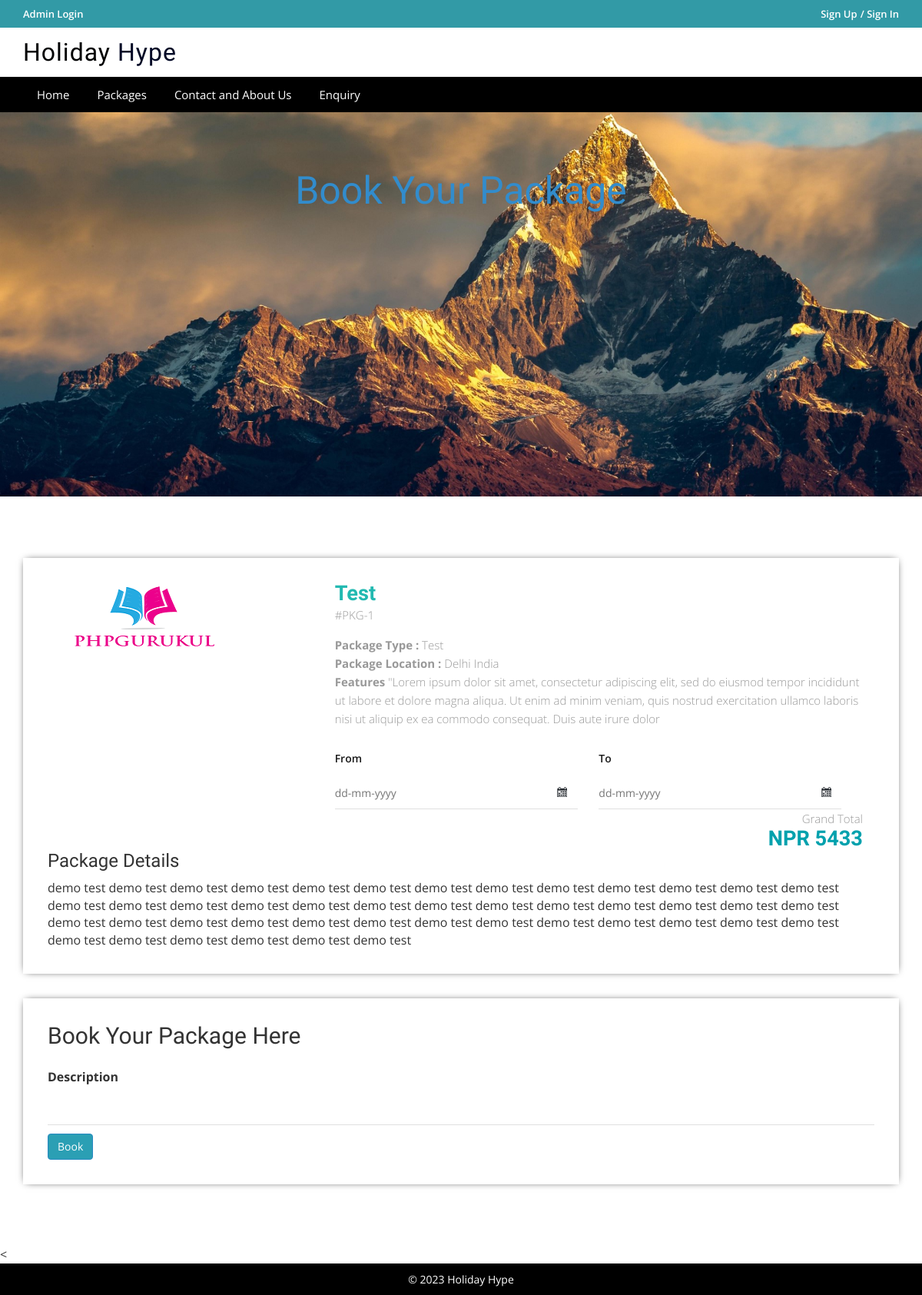
/hype/package-details.php?pkgid=1, run on the app's committed database.
### tables this page shows
CREATE TABLE `tbltourpackages` (
  `PackageId` int(11) NOT NULL,
  `PackageName` varchar(200) DEFAULT NULL,
  `PackageType` varchar(150) DEFAULT NULL,
  `PackageLocation` varchar(100) DEFAULT NULL,
  `PackagePrice` int(11) DEFAULT NULL,
  `PackageFetures` varchar(255) DEFAULT NULL,
  `PackageDetails` mediumtext DEFAULT NULL,
  `PackageImage` varchar(100) DEFAULT NULL,
  `Creationdate` timestamp NULL DEFAULT current_timestamp(),
  `UpdationDate` timestamp NULL DEFAULT NULL ON UPDATE current_timestamp()
);

### hype/package-details.php (the view, shortened to what this page needs)
<?php
include('includes/config.php');
?>
<!DOCTYPE HTML>
<html>
<head>
<link href="css/bootstrap.css" rel='stylesheet' type='text/css' />
<link href="css/style.css" rel='stylesheet' type='text/css' />
<link href="css/font-awesome.css" rel="stylesheet">
<link href="css/animate.css" rel="stylesheet" type="text/css" media="all">
<link rel="stylesheet" href="css/jquery-ui.css" />
</head>
<body>
<?php include('includes/header.php');?>
<div class="banner-3">
	<div class="container">
		<h1 class="wow zoomIn animated animated" data-wow-delay=".5s" style="visibility: visible; animation-delay: 0.5s; animation-name: zoomIn;"> Book Your Package</h1>
	</div>
</div>
<div class="selectroom">
	<div class="container">
<?php
$pid=intval($_GET['pkgid']);
$sql = "SELECT * from tbltourpackages where PackageId=:pid";
$query = $dbh->prepare($sql);
$query -> bindParam(':pid', $pid, PDO::PARAM_STR);
$query->execute();
$results=$query->fetchAll(PDO::FETCH_OBJ);
if($query->rowCount() > 0)
{
foreach($results as $result)
{	?>
<form name="book" method="post">
		<div class="selectroom_top">
			<div class="col-md-4 selectroom_left wow fadeInLeft animated" data-wow-delay=".5s">
				<img src="admin/pacakgeimages/<?php echo htmlentities($result->PackageImage);?>" class="img-responsive" alt="">
			</div>
			<div class="col-md-8 selectroom_right wow fadeInRight animated" data-wow-delay=".5s">
				<h2><?php echo htmlentities($result->PackageName);?></h2>
				<p class="dow">#PKG-<?php echo htmlentities($result->PackageId);?></p>
				<p><b>Package Type :</b> <?php echo htmlentities($result->PackageType);?></p>
				<p><b>Package Location :</b> <?php echo htmlentities($result->PackageLocation);?></p>
					<p><b>Features</b> <?php echo htmlentities($result->PackageFetures);?></p>
					<div class="ban-bottom">
				<div class="bnr-right">
				<label class="inputLabel">From</label>
				<input class="date" id="datepicker" type="text" placeholder="dd-mm-yyyy"  name="fromdate" required="">
			</div>
			<div class="bnr-right">
				<label class="inputLabel">To</label>
				<input class="date" id="datepicker1" type="text" placeholder="dd-mm-yyyy" name="todate" required="">
			</div>
			</div>
				<div class="grand">
					<p>Grand Total</p>
					<h3>NPR <?php echo htmlentities($result->PackagePrice);?></h3>
				</div>
			</div>
		<h3>Package Details</h3>
				<p style="padding-top: 1%"><?php echo htmlentities($result->PackageDetails);?> </p>
		</div>
		<div class="selectroom_top">
			<h2>Book Your Package Here</h2>
			<div class="selectroom-info animated wow fadeInUp animated" data-wow-duration="1200ms" data-wow-delay="500ms" style="visibility: visible; animation-duration: 1200ms; animation-delay: 500ms; animation-name: fadeInUp; margin-top: -70px">
				<ul>
					<li class="spe">
						<label class="inputLabel">Description</label>
						<input class="special" type="text" name="comment" required="">
					</li>
					<?php if($_SESSION['login'])
					{?>
						<li class="spe" align="center">
					<button type="submit" name="submit2" class="btn-primary btn">Book</button>
						</li>
						<?php } else {?>
							<li class="sigi" align="center" style="margin-top: 1%">
							<a href="#" data-toggle="modal" data-target="#myModal4" class="btn-primary btn" > Book</a></li>
							<?php } ?>
				</ul>
			</div>
		</div>
		</form>
<?php }} ?>
	</div>
</div>
<
<?php include('includes/footer.php');?>
</body>
</html>

### hype/css/style.css (style rules this page uses)
html, body { font-size: 100%; background: rgb(255, 255, 255); font-family: 'Open Sans', sans-serif; }
body a,.grid_1,plan_1,plan_1.one,plan_1.two,i.icon1, i.icon2, i.icon3, i.icon4, i.icon5, i.icon6 { transition:0.5s all; -webkit-transition:0.5s all; -moz-transition:0.5s all; -o-transition:0.5s all; -ms-transition:0.5s all; }
h1,h2,h3,h4,h5,h6 { margin:0; font-family: 'Roboto Condensed', sans-serif; }
p { margin:0; }
ul { margin:0; padding:0; }
label { margin:0; }
.bnr-right input[type="text"] { width: 95%; color: #9E9E9E; outline: none; font-size: 14px; padding: 10px 10px; border: 1px solid #9E9E9E; -webkit-appearance: none; margin-top: 10px; }
.date { background: url(../images/date-icon.png) no-repeat 95.5% 45% #fff; cursor: pointer; }
.ban-top .inputLabel,.ban-bottom .inputLabel { display: block; font-weight: 600; font-size: 14px; margin-bottom: 5px; color: #191919; }
.bnr-right { float: left; width:50%; }
.ban-bottom { margin-top: 30px; }
.banner-3 { background: url(../images/6.jpg)no-repeat; background-size: cover; -webkit-background-size: cover; -o-background-size: cover; -ms-background-size: cover; -moz-background-size: cover; min-height:500px; }
.banner-3 h1 { font-size: 50px; margin-bottom: 40px; padding: 1.5em 0 0; text-align: center; color: #328ccc; }
.selectroom { padding: 5em 0 3em; }
.selectroom_top { padding: 2em; box-shadow: 0px 0px 10px -4px #000; margin-bottom: 2em; }
.grand { text-align: right; }
.selectroom_right h2 { font-size: 1.7em; color: rgb(34, 185, 177); font-weight: 600; margin: 0; }
.selectroom_right h3 { font-size: 1.7em; font-weight: 600; color:#00a1ad; }
p.dow { font-size: 15px; color: #999; font-weight: 300; line-height: 1.8em; margin-bottom:1em; }
.selectroom_right p { font-size: 15px; line-height: 1.6em; font-weight: 300; color: #999; }
.selectroom-info li { display: inline-block; float: left; }
.selectroom input[type="text"] { width: 92%; color: #9E9E9E; outline: none; font-size: 14px; padding: 10px 0px; border: none; border-bottom:1px solid rgba(0,0,0,.12); -webkit-appearance: none; margin-top: 10px; }
.selectroom-info ul { margin-top: 3em; }
li.spe { width: 100%; margin-top: 3em; }
li.spe input[type="text"] { width: 100%; }

### data on the page
tbltourpackages: PackageImage (picture), PackageName "Test", PackageId "1", PackageType "Test", PackageLocation "Delhi India", PackageFetures "\"Lorem ipsum dolor sit amet, consectetur adipiscing elit, sed do eiusmod tempor incididunt ut labore et dolore magna aliqua. Ut enim ad minim veniam, quis nostrud exercitation ullamco laboris nisi ut aliquip ex ea commodo consequat. Duis aute irure dolor", PackagePrice "5433", PackageDetails "demo test demo test demo test demo test demo test demo test demo test demo test demo test demo test demo test demo test demo test demo test demo test demo test demo test demo test demo test demo test demo test demo test demo test demo test demo test demo test demo test demo test demo test demo test demo test demo test demo test demo test demo test demo test demo test demo test demo test demo test demo test demo test demo test demo test demo test"
